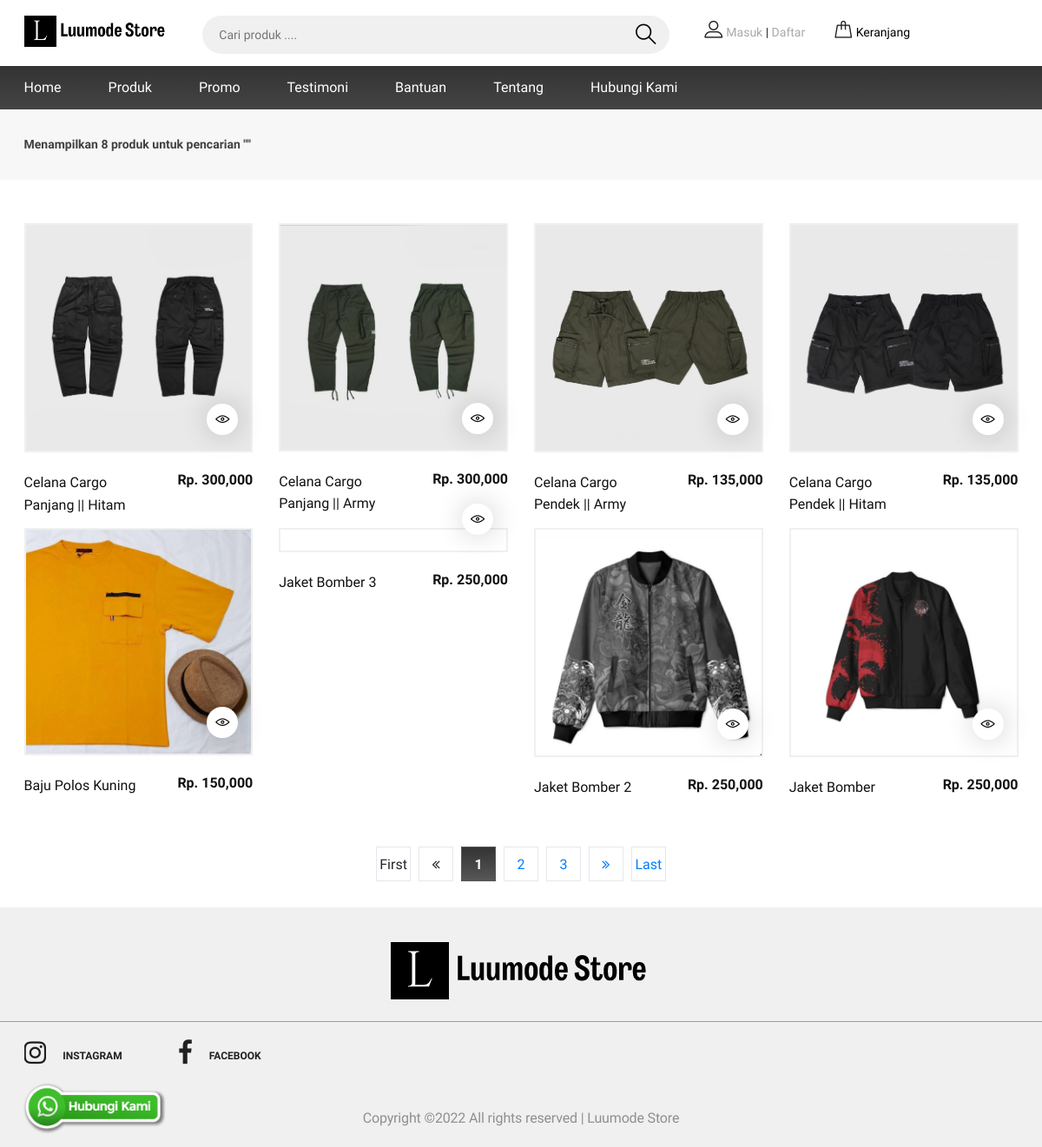
The page /pencarian.php on the database its author committed.
### tables this page shows
CREATE TABLE `tbl_logo` (
  `id` int(11) NOT NULL,
  `gambar` text NOT NULL
);

CREATE TABLE `tbl_produk` (
  `id_produk` int(11) NOT NULL,
  `id_kategori` int(11) NOT NULL,
  `nama_produk` tinytext NOT NULL,
  `harga_produk` int(11) NOT NULL DEFAULT '0',
  `berat_produk` int(11) NOT NULL,
  `deskripsi_produk` text NOT NULL,
  `gambar_produk` text NOT NULL,
  `terjual` int(11) NOT NULL DEFAULT '0',
  `stok` int(11) NOT NULL DEFAULT '0',
  `id_user` int(11) NOT NULL,
  `tanggal_update` timestamp NOT NULL DEFAULT CURRENT_TIMESTAMP ON UPDATE CURRENT_TIMESTAMP
);

CREATE TABLE `tbl_instansi` (
  `id_instansi` int(11) NOT NULL,
  `nama_instansi` varchar(50) NOT NULL,
  `pimpinan_instansi` varchar(50) NOT NULL,
  `email_instansi` varchar(50) NOT NULL,
  `telepon_instansi` varchar(15) NOT NULL,
  `facebook` varchar(50) NOT NULL,
  `instagram` varchar(50) NOT NULL,
  `website` varchar(50) NOT NULL,
  `logo_instansi` text NOT NULL,
  `alamat_instansi` text NOT NULL,
  `maps` text NOT NULL,
  `tentang` text NOT NULL,
  `id_user` int(11) NOT NULL,
  `tanggal_update` timestamp NOT NULL DEFAULT CURRENT_TIMESTAMP ON UPDATE CURRENT_TIMESTAMP
);

### config/class.php (called while the page is built, shortened)
<?php
$mysqli = new mysqli("localhost","root","","toko");
class produk
{
	public $koneksi;
	function __construct($mysqli)
	{
		$this->koneksi = $mysqli;
	}
	function cariproduk($keyword,$posisi,$batas)
	{
		$keyword=mysqli_real_escape_string($this->koneksi,$keyword);
		$data=array();
		$ambil=$this->koneksi->query("SELECT * FROM tbl_produk JOIN tbl_kategori ON tbl_produk.id_kategori=tbl_kategori.id_kategori  WHERE nama_produk LIKE '%$keyword%' OR deskripsi_produk LIKE '$$keyword' ORDER BY id_produk DESC LIMIT $posisi,$batas");
		while ($pecah=$ambil->fetch_assoc())
		{
			$data[]=$pecah;
		}
		return $data;
	}
	function semuaprodukcari($keyword){
		$data=$this->koneksi->query("SELECT * FROM tbl_produk JOIN tbl_kategori ON tbl_produk.id_kategori=tbl_kategori.id_kategori  WHERE nama_produk LIKE '%$keyword%' OR deskripsi_produk LIKE '$$keyword'");
		$total=$data->num_rows;
		return $total;
	}
}
class instansi
{
	public $koneksi;
	function __construct($mysqli)
	{
		$this->koneksi = $mysqli;
	}
	function detail()
	{
		$ambil = $this->koneksi->query("SELECT * FROM tbl_instansi WHERE id_instansi='1' ");
		$pecah = $ambil->fetch_assoc();
		return $pecah;
	}
	function logo()
	{
		$ambil = $this->koneksi->query("SELECT * FROM tbl_logo WHERE id='1' ");
		$pecah = $ambil->fetch_assoc();
		return $pecah;
	}
}
$produk 	   = new produk($mysqli);
$instansi 	   = new instansi($mysqli);
?>

### config/fungsi.php (called while the page is built, shortened)
<?php
function word_limiter ($string, $limit)
{
	$word = explode(" ", $string);
	return implode(" ",array_splice($word, 0, $limit));
}
?>

### pencarian.php (the view, shortened to what this page needs)
<?php
include 'config/class.php';
include 'config/fungsi.php';
$keyword=$_GET["keyword"];
$page = (isset($_GET['page']))? $_GET['page'] : 1;
$batas=8;
if (isset($_GET["page"]) AND !empty($_GET["page"]))
{
	$posisi = ($_GET["page"]-1)*$batas;
}
else
{
	$posisi = 0;
}
$hasilcari=$produk->cariproduk($keyword,$posisi,$batas);
$totcari = count($hasilcari);
?>
<!DOCTYPE html>
<html lang="zxx">
<head>
	<link rel="stylesheet" href="css/bootstrap.min.css"/>
	<link rel="stylesheet" href="css/font-awesome.min.css"/>
	<link rel="stylesheet" href="css/flaticon.css"/>
	<link rel="stylesheet" href="css/slicknav.min.css"/>
	<link rel="stylesheet" href="css/jquery-ui.min.css"/>
	<link rel="stylesheet" href="css/owl.carousel.min.css"/>
	<link rel="stylesheet" href="css/animate.css"/>
	<link rel="stylesheet" href="css/style.css"/>
</head>
<body>
	<?php include 'header.php'; ?>
	<div class="page-top-info">
		<div class="container">
			<div class="site-pagination">
				<a href="">Menampilkan <?= $totcari ?> produk untuk pencarian "<?= $keyword ?>"</a>
			</div>
		</div>
	</div>
	<section class="category-section spad">
		<div class="container">
			<div class="row">
				<div class="col-lg-12  order-1 order-lg-2 mb-5 mb-lg-0">
					<div class="row">
						<?php foreach ($hasilcari as $key => $value): ?>
							<div class="col-lg-3 col-sm-6">
								<div class="product-item">
									<div class="pi-pic" style="border: 2px solid #F0F0F0;">
										<a href="">
											<img src="media/upload-produk/<?= $value['gambar_produk'] ?>" alt="">
										</a>
										<div class="pi-links">
											<a href="detail-produk.php?id=<?= $value['id_produk'] ?>" class="add-card"><i class="flaticon-visible"></i><span>DETAIL</span></a>
										</div>
									</div>
									<div class="pi-text">
										<h6>Rp. <?= number_format($value['harga_produk']) ?></h6>
										<p><?= word_limiter($value['nama_produk'], 6) ?></p>
									</div>
								</div>
							</div>
						<?php endforeach ?>
						<div class="text-center w-100 pt-3">
							<?php if (empty($hasilcari)): ?>
								<?php else: ?>
									<div class="store-filter clearfix">
										<ul class="store-pagination">
											<?php
                if($page == 1){
                	?>
                	<li><a class="disabled">First</a></li>
                	<li><a class="disabled"><i class="fa fa-angle-double-left"></i></a></li>
                	<?php
                }else{
                	$link_prev = ($page > 1)? $page - 1 : 1;
                	?>
                	<li><a href="pencarian?keyword=<?= $keyword; ?>&page=1">First</a></li>
                	<li><a href="pencarian?keyword=<?= $keyword; ?>&page=<?php echo $link_prev; ?>"><i class="fa fa-angle-double-left"></i></a></li>
                	<?php
                }
                ?>
                <?php
                $keyword=$_GET["keyword"];
                $total = $produk->semuaprodukcari($keyword);
                $banyakpage=ceil($total/$batas);
                $jumlah_number = 3;
                $start_number = ($page > $jumlah_number)? $page - $jumlah_number : 1;
                $end_number = ($page < ($banyakpage - $jumlah_number))? $page + $jumlah_number : $banyakpage;
                for($i = $start_number; $i <= $end_number; $i++){
                	$link_active = ($page == $i)? ' class="active"' : '';
                	?>
                	<li<?php echo $link_active; ?>><a href="pencarian?keyword=<?= $keyword ?>&page=<?php echo $i; ?>"><?php echo $i; ?></a></li>
                	<?php
                }
                ?>
                <?php
                if($page == $banyakpage){
                	?>
                	<li><a class="disabled"><i class="fa fa-angle-double-right"></i></a></li>
                	<li><a class="disabled">Last</li>
                		<?php
                }else{
                	$link_next = ($page < $banyakpage)? $page + 1 : $banyakpage;
                	?>
                	<li><a href="pencarian?keyword=<?= $keyword; ?>&page=<?php echo $link_next; ?>"><i class="fa fa-angle-double-right"></i></a></li>
                	<li><a href="pencarian?keyword=<?= $keyword; ?>&page=<?php echo $banyakpage; ?>">Last</a></li>
                	<?php
                }
                ?>
            </ul>
        </div>
    <?php endif ?>
</div>
</div>
</div>
</div>
</div>
</section>
<?php include 'footer.php'; ?>
<?php include 'whatsapp.php'; ?>
</body>
</html>

### header.php (shortened to what this page needs)
<?php
$log = $instansi->logo();
?>
<header class="header-section">
	<div class="header-top">
		<div class="container">
			<div class="row">
				<div class="col-lg-2 text-center text-lg-left">
					<a href="./" class="site-logo">
						<img src="media/upload-instansi/<?= $log['gambar'] ?>" alt="">
					</a>
				</div>
				<div class="col-xl-6 col-lg-5">
					<form method="get" action="pencarian" class="header-search-form">
						<input type="text" name="keyword" placeholder="Cari produk ...." required="">
						<button><i class="flaticon-search"></i></button>
					</form>
				</div>
				<div class="col-xl-4 col-lg-5">
					<div class="user-panel">
						<?php if (isset($_SESSION['pelanggan'])): ?>
							<div class="up-item">
								<i class="flaticon-profile"></i>
								<a href="member" style="color: #A9A9A9;"><?= $datapelanggan['nama_pelanggan'] ?></a> | <a href="logout" style="color: #A9A9A9;">Keluar</a>
							</div>
							<?php else: ?>
								<div class="up-item">
									<i class="flaticon-profile"></i>
									<a href="login" style="color: #A9A9A9;">Masuk</a> | <a href="daftar" style="color: #A9A9A9;">Daftar</a>
								</div>
							<?php endif ?>
							<div class="up-item">
								<div class="shopping-card">
									<i class="flaticon-bag"></i>
									</div>
									<a href="keranjang">Keranjang</a>
								</div>
							</div>
						</div>
					</div>
				</div>
			</div>
			<nav class="main-navbar">
				<div class="container">
					<ul class="main-menu">
						<li><a href="./">Home</a></li>
						<li><a href="produk">Produk</a></li>
						<li><a href="promo.php">Promo</a></li>
						<li><a href="testimoni.php">Testimoni</a></li>
						<li><a href="bantuan">Bantuan</a></li>
						<li><a href="tentang">Tentang</a></li>
						<li><a href="kontak">Hubungi Kami
						</a></li>
					</ul>
				</div>
			</nav>
		</header>

### footer.php
<?php
	$logi = $instansi->logo();
	$finstansi = $instansi->detail();
?>
<section class="footer-section">
	<div class="container">
		<div class="footer-logo text-center">
			<a href="./"><img src="media/upload-instansi/<?= $logi['gambar'] ?>" alt=""></a>
		</div>
	</div>
	<div class="social-links-warp">
		<div class="container">
			<div class="social-links">
				<a href="" class="instagram"><i class="fa fa-instagram"></i><span>instagram</span></a>
				<a href="" class="facebook"><i class="fa fa-facebook"></i><span>facebook</span></a>
			</div>
			<p class=" text-center mt-5">Copyright &copy;<script>document.write(new Date().getFullYear());</script> All rights reserved | <?= $finstansi['nama_instansi'] ?></p>
		</div>
	</div>
</section>

### css/style.css (style rules this page uses)
html, body { height: 100%; font-family: 'Josefin Sans', sans-serif; -webkit-font-smoothing: antialiased; font-smoothing: antialiased; }
h1, h2, h3, h4, h5, h6 { margin: 0; color: #111111; font-weight: 600; }
h6 { font-size: 16px; }
p { font-size: 16px; color: #585858; line-height: 1.6; }
img { max-width: 100%; }
ul, ol { padding: 0; margin: 0; }
.store-pagination { text-align: center; }
.store-pagination li { display: inline-block; width: 40px; height: 40px; line-height: 40px; text-align: center; background-color: #FFF; border: 1px solid #E4E7ED; -webkit-transition: 0.2s all; transition: 0.2s all; }
.store-pagination li+li { margin-left: 5px; }
.store-pagination li.active { background: linear-gradient(to bottom, #333333 0%, #575757 100%); border-color: #575757; font-weight: 500; cursor: default; }
.store-pagination li.active a { color: #fff; font-weight: bold; }
.store-pagination li a { display: block; }
.spad { padding-top: 50px; padding-bottom: 30px; }
.header-top { padding: 18px 0 14px; }
.site-logo { display: inline-block; }
.header-search-form { width: 100%; position: relative; padding: 0 10px; }
.header-search-form input { width: 100%; height: 44px; font-size: 14px; border-radius: 50px; border: none; padding: 0 19px; background: #f0f0f0; }
.header-search-form button { position: absolute; height: 100%; right: 18px; top: 0; font-size: 26px; color: #000; border: none; cursor: pointer; background-color: transparent; }
.user-panel .up-item { display: inline-block; font-size: 14px; }
.user-panel .up-item i { font-size: 22px; }
.user-panel .up-item a { font-size: 14px; color: #000; }
.user-panel .up-item:first-child { margin-right: 29px; }
.shopping-card { display: inline-block; position: relative; }
.main-navbar { background: linear-gradient(to bottom, #333333 0%, #444444 100%); }
.main-menu { list-style: none; }
.main-menu li { display: inline-block; position: relative; }
.main-menu li a { display: inline-block; font-size: 16px; color: #ffffff; margin-right: 50px; line-height: 1; padding: 17px 0; position: relative; }
.product-item .pi-pic { position: relative; display: block; }
.product-item .pi-links { width: 100%; position: absolute; right: 0; bottom: 18px; z-index: 9; padding-right: 15px; text-align: right; }
.product-item .pi-links a { display: inline-table; width: 36px; height: 36px; background: #fff; border-radius: 60px; font-size: 18px; line-height: 18px; padding-top: 9px; overflow: hidden; color: #000; position: relative; -webkit-box-shadow: 1px 0 32px rgba(0, 0, 0, 0.2); box-shadow: 1px 0 32px rgba(0, 0, 0, 0.2); -webkit-transition: all 0.4s ease; -o-transition: all 0.4s ease; transition: all 0.4s ease; text-align: center; }
.product-item .pi-links a i { display: inline-block; color: #000; }
.product-item .pi-links a.add-card { padding-top: 8px; }
.product-item .pi-text { padding-top: 22px; height: 87px; }
.product-item .pi-text h6 { float: right; padding-left: 40px; overflow: hidden; font-weight: 700; color: #111111; }
.product-item .pi-text p { font-size: 16px; color: #111111; margin-bottom: 0; }
.footer-section { background: #F0F0F0; padding-top: 40px; }
.footer-logo { padding-bottom: 25px; }
.footer-section p { color: #8f8f8f; }
.footer-section p { margin-bottom: -10px; padding-bottom: 10px; letter-spacing: -0.01em; }
.social-links-warp { border-top: 1px solid #999EA2; padding: 20px 0; }
.social-links a { margin-right: 60px; display: inline-block; }
.social-links a:last-child { margin-right: 0; }
.social-links a i { font-size: 30px; color: #202020; float: left; margin-right: 19px; overflow: hidden; -webkit-transition: all 0.3s; -o-transition: all 0.3s; transition: all 0.3s; }
.social-links a span { display: inline-block; font-size: 12px; font-weight: 600; text-transform: uppercase; color: #202020; padding-top: 10px; -webkit-transition: all 0.3s; -o-transition: all 0.3s; transition: all 0.3s; }
.page-top-info { background: #f8f7f7; padding: 30px 0 30px; }
.site-pagination { font-size: 14px; font-weight: 600; color: #414141; }
.site-pagination a { display: inline-block; font-size: 14px; color: #414141; }
@media (min-width: 1200px) { .container { max-width: 1175px; } }

### rows shown on the page
tbl_logo: gambar (picture)
tbl_produk: gambar_produk (picture), harga_produk "300,000", nama_produk "Celana Cargo Panjang || Hitam"
tbl_produk: gambar_produk (picture), harga_produk "300,000", nama_produk "Celana Cargo Panjang || Army"
tbl_produk: gambar_produk (picture), harga_produk "135,000", nama_produk "Celana Cargo Pendek || Army"
tbl_produk: gambar_produk (picture), harga_produk "135,000", nama_produk "Celana Cargo Pendek || Hitam"
tbl_produk: gambar_produk (picture), harga_produk "150,000", nama_produk "Baju Polos Kuning"
tbl_produk: harga_produk "250,000", nama_produk "Jaket Bomber 3"
tbl_produk: gambar_produk (picture), harga_produk "250,000", nama_produk "Jaket Bomber 2"
tbl_produk: gambar_produk (picture), harga_produk "250,000", nama_produk "Jaket Bomber"
tbl_instansi: nama_instansi "Luumode Store"

### other values the page prints
$totcari "8"
